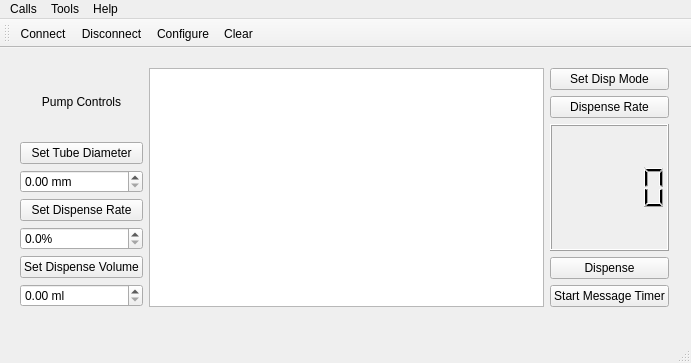
<?xml version="1.0" encoding="UTF-8"?>
<ui version="4.0">
 <class>MainWindow</class>
 <widget class="QMainWindow" name="MainWindow">
  <property name="geometry">
   <rect>
    <x>0</x>
    <y>0</y>
    <width>691</width>
    <height>363</height>
   </rect>
  </property>
  <property name="windowTitle">
   <string>Comm Test</string>
  </property>
  <widget class="QWidget" name="centralWidget">
   <widget class="QWidget" name="layoutWidget">
    <property name="geometry">
     <rect>
      <x>9</x>
      <y>9</y>
      <width>671</width>
      <height>261</height>
     </rect>
    </property>
    <layout class="QHBoxLayout" name="horizontalLayout">
     <item>
      <layout class="QVBoxLayout" name="verticalLayout">
       <item>
        <widget class="QLabel" name="label">
         <property name="text">
          <string>Pump Controls</string>
         </property>
         <property name="alignment">
          <set>Qt::AlignCenter</set>
         </property>
        </widget>
       </item>
       <item>
        <widget class="QPushButton" name="pushButtonSetDia">
         <property name="text">
          <string>Set Tube Diameter</string>
         </property>
        </widget>
       </item>
       <item>
        <widget class="QDoubleSpinBox" name="doubleSpinBoxDia">
         <property name="suffix">
          <string> mm</string>
         </property>
        </widget>
       </item>
       <item>
        <widget class="QPushButton" name="pushButtonSetDispRate">
         <property name="text">
          <string>Set Dispense Rate</string>
         </property>
        </widget>
       </item>
       <item>
        <widget class="QDoubleSpinBox" name="doubleSpinBoxDispRate">
         <property name="suffix">
          <string>%</string>
         </property>
         <property name="decimals">
          <number>1</number>
         </property>
        </widget>
       </item>
       <item>
        <widget class="QPushButton" name="pushButtonSetDispVol">
         <property name="text">
          <string>Set Dispense Volume</string>
         </property>
        </widget>
       </item>
       <item>
        <widget class="QDoubleSpinBox" name="doubleSpinBoxDispVol">
         <property name="suffix">
          <string> ml</string>
         </property>
        </widget>
       </item>
      </layout>
     </item>
     <item>
      <widget class="QPlainTextEdit" name="plainTextEdit"/>
     </item>
     <item>
      <layout class="QVBoxLayout" name="verticalLayout_3">
       <item>
        <widget class="QPushButton" name="pushButtonSetDispMode">
         <property name="text">
          <string>Set Disp Mode</string>
         </property>
        </widget>
       </item>
       <item>
        <widget class="QPushButton" name="pushButtonReadDispRate">
         <property name="text">
          <string>Dispense Rate</string>
         </property>
        </widget>
       </item>
       <item>
        <widget class="QLCDNumber" name="lcdNumberDispRate"/>
       </item>
       <item>
        <widget class="QPushButton" name="pushButtonDispense">
         <property name="text">
          <string>Dispense</string>
         </property>
        </widget>
       </item>
       <item>
        <widget class="QPushButton" name="pushButtonStartMessageTimer">
         <property name="text">
          <string>Start Message Timer</string>
         </property>
        </widget>
       </item>
      </layout>
     </item>
    </layout>
   </widget>
  </widget>
  <widget class="QMenuBar" name="menuBar">
   <property name="geometry">
    <rect>
     <x>0</x>
     <y>0</y>
     <width>691</width>
     <height>22</height>
    </rect>
   </property>
   <widget class="QMenu" name="menuCalls">
    <property name="title">
     <string>Calls</string>
    </property>
    <addaction name="actionConnect"/>
    <addaction name="actionDisconnect"/>
    <addaction name="separator"/>
    <addaction name="actionQuit"/>
   </widget>
   <widget class="QMenu" name="menuTools">
    <property name="title">
     <string>Tools</string>
    </property>
    <addaction name="actionConfigure"/>
    <addaction name="actionClear"/>
   </widget>
   <widget class="QMenu" name="menuHelp">
    <property name="title">
     <string>Help</string>
    </property>
    <addaction name="actionAbout"/>
    <addaction name="actionAboutQt"/>
   </widget>
   <addaction name="menuCalls"/>
   <addaction name="menuTools"/>
   <addaction name="menuHelp"/>
  </widget>
  <widget class="QToolBar" name="mainToolBar">
   <attribute name="toolBarArea">
    <enum>TopToolBarArea</enum>
   </attribute>
   <attribute name="toolBarBreak">
    <bool>false</bool>
   </attribute>
   <addaction name="actionConnect"/>
   <addaction name="actionDisconnect"/>
   <addaction name="actionConfigure"/>
   <addaction name="actionClear"/>
  </widget>
  <widget class="QStatusBar" name="statusBar"/>
  <action name="actionAbout">
   <property name="text">
    <string>&amp;About</string>
   </property>
   <property name="toolTip">
    <string>About program</string>
   </property>
   <property name="shortcut">
    <string>Alt+A</string>
   </property>
  </action>
  <action name="actionAboutQt">
   <property name="text">
    <string>About Qt</string>
   </property>
  </action>
  <action name="actionConnect">
   <property name="icon">
    <iconset resource="PumpComm.qrc">
     <normaloff>:/images/connect.png</normaloff>:/images/connect.png</iconset>
   </property>
   <property name="text">
    <string>C&amp;onnect</string>
   </property>
   <property name="toolTip">
    <string>Connect to serial port</string>
   </property>
   <property name="shortcut">
    <string>Ctrl+O</string>
   </property>
  </action>
  <action name="actionDisconnect">
   <property name="icon">
    <iconset resource="PumpComm.qrc">
     <normaloff>:/images/disconnect.png</normaloff>:/images/disconnect.png</iconset>
   </property>
   <property name="text">
    <string>&amp;Disconnect</string>
   </property>
   <property name="toolTip">
    <string>Disconnect from serial port</string>
   </property>
   <property name="shortcut">
    <string>Ctrl+D</string>
   </property>
  </action>
  <action name="actionConfigure">
   <property name="icon">
    <iconset resource="PumpComm.qrc">
     <normaloff>:/images/settings.png</normaloff>:/images/settings.png</iconset>
   </property>
   <property name="text">
    <string>&amp;Configure</string>
   </property>
   <property name="toolTip">
    <string>Configure serial port</string>
   </property>
   <property name="shortcut">
    <string>Alt+C</string>
   </property>
  </action>
  <action name="actionClear">
   <property name="icon">
    <iconset resource="PumpComm.qrc">
     <normaloff>:/images/clear.png</normaloff>:/images/clear.png</iconset>
   </property>
   <property name="text">
    <string>C&amp;lear</string>
   </property>
   <property name="toolTip">
    <string>Clear data</string>
   </property>
   <property name="shortcut">
    <string>Alt+L</string>
   </property>
  </action>
  <action name="actionQuit">
   <property name="icon">
    <iconset resource="PumpComm.qrc">
     <normaloff>:/images/application-exit.png</normaloff>:/images/application-exit.png</iconset>
   </property>
   <property name="text">
    <string>&amp;Quit</string>
   </property>
   <property name="shortcut">
    <string>Ctrl+Q</string>
   </property>
  </action>
 </widget>
 <layoutdefault spacing="6" margin="11"/>
 <resources>
  <include location="PumpComm.qrc"/>
 </resources>
 <connections/>
</ui>
